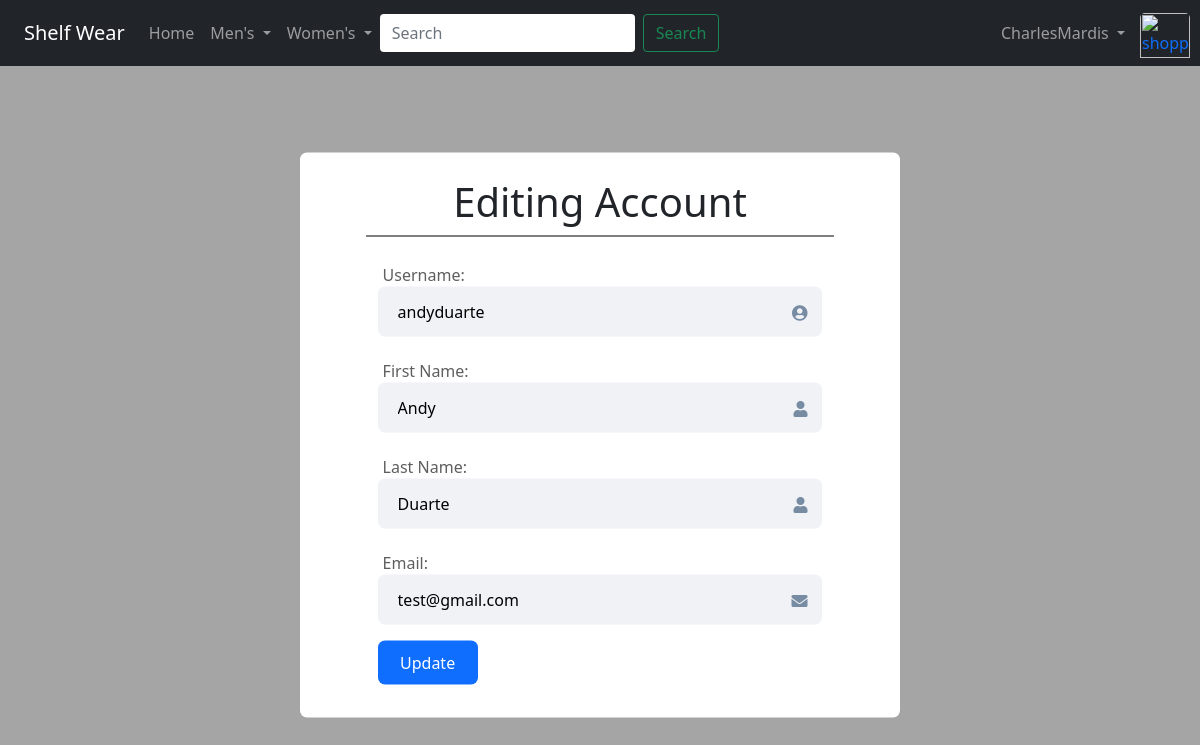
The app's page /accounts/user/3/edit (signed in), older data.
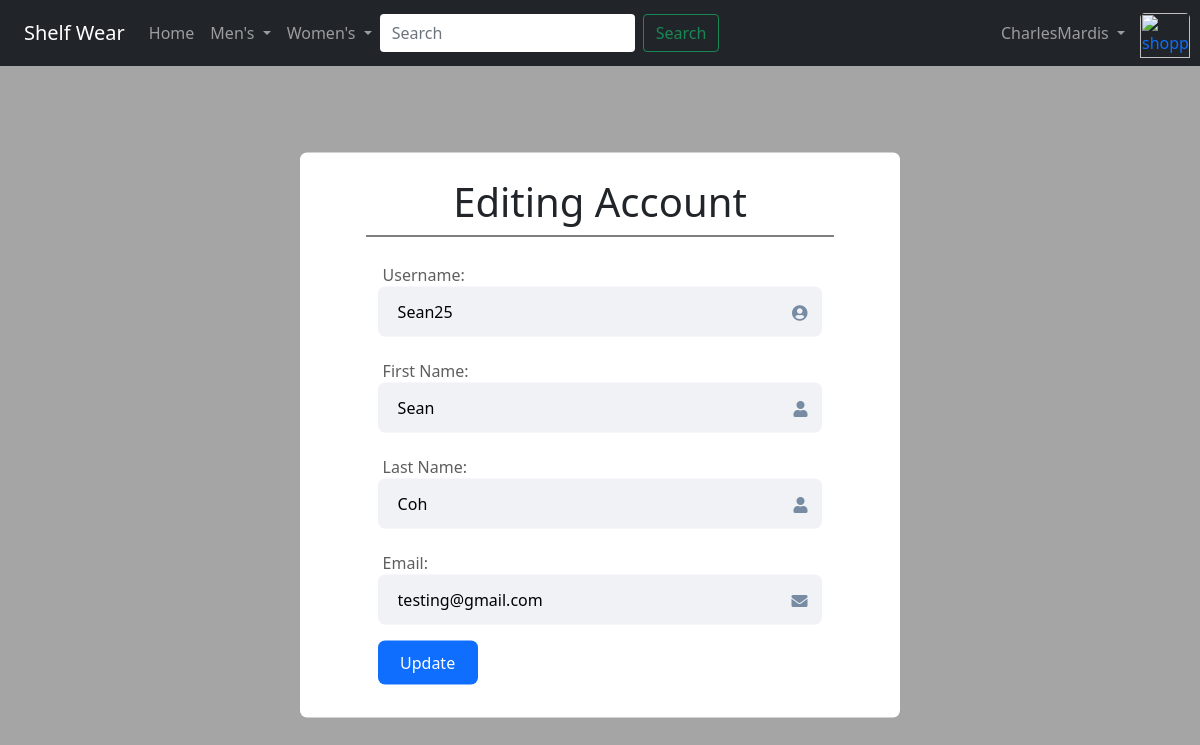
The same page, newer data.
### accounts/models.py (models this page shows, shortened)
class CustomUser(AbstractUser):
    ROLE_CHOICES= [
    ('buyer', "Buyer"),
    ('seller', "Seller")
    ]
    roles = models.CharField(max_length=6, choices=ROLE_CHOICES, default="Buyer")

### accounts/views.py (the view, shortened to what this page needs)
# urls.py: path('user/<int:pk>/edit', UserAccountEdit.as_view(), name='user_account_edit'),
class UserAccountEdit(UpdateView):
    model = CustomUser
    template_name = 'user_account_edit.html'
    fields = ['username', 'first_name', 'last_name', 'email']

### templates/user_account_edit.html (shortened to what this page needs)
{% extends 'index.html' %}
{% load crispy_forms_tags %}
{% block content %}
<body>
    <form action="" method="post" enctype="multipart/form-data">
            <div class="wrapper">
                <div class="row">
                    <h1>Editing Account</h1>
                    <div class="form-control">
                        <label>Username:</label>
                        {{ form.username }}
                        <span class="toggle">
                            <i class="fas fa-user-circle"></i>
                        </span>
                    </div>
                    <div class="form-control">
                        <label>First Name:</label>
                        {{ form.first_name }}
                        <span class="toggle">
                            <i class="fas fa-user"></i>
                        </span>
                    </div>
                    <div class="form-control">
                        <label>Last Name:</label>
                        {{ form.last_name }}
                        <span class="toggle">
                            <i class="fas fa-user"></i>
                        </span>
                    </div>
                    <div class="form-control">
                        <label>Email:</label>
                        {{ form.email }}
                        <span class="toggle">
                            <i class="fas fa-envelope"></i>
                        </span>
                    </div>
                    <button class="btn" type="submit">
                        Update
                    </button>
                </div>
            </div>
    </form>
</body>
{% endblock content %}

Row changes from the older to the newer data that the page shows:
changed CustomUser: username "andyduarte" → "Sean25"; first_name "Andy" → "Sean"; last_name "Duarte" → "Coh"; email "test@gmail.com" → "testing@gmail.com"
